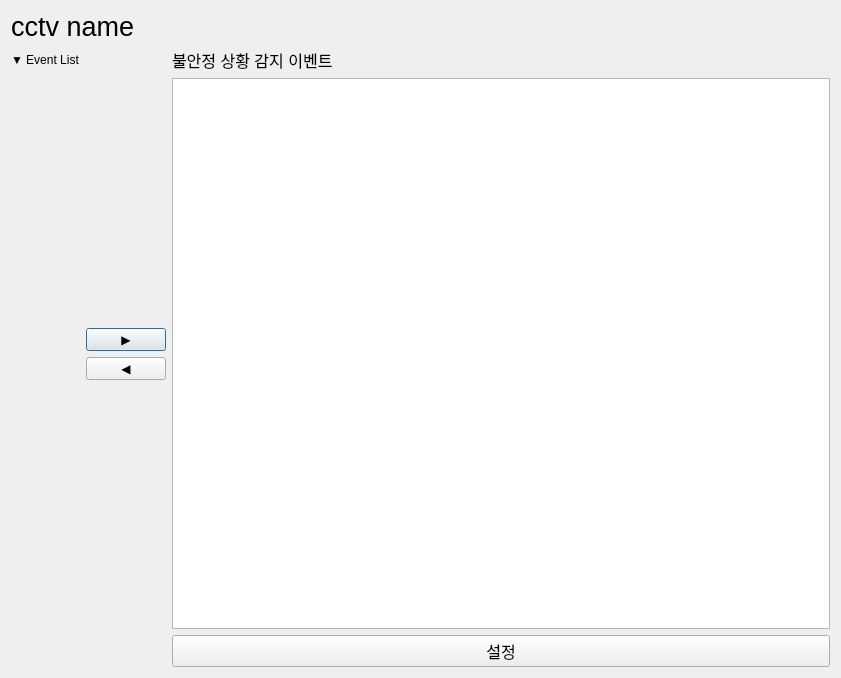
<?xml version="1.0" encoding="UTF-8"?>
<ui version="4.0">
 <class>Dialog</class>
 <widget class="QDialog" name="Dialog">
  <property name="geometry">
   <rect>
    <x>0</x>
    <y>0</y>
    <width>841</width>
    <height>678</height>
   </rect>
  </property>
  <property name="windowTitle">
   <string>Dialog</string>
  </property>
  <layout class="QGridLayout" name="gridLayout_3">
   <item row="0" column="0">
    <layout class="QGridLayout" name="gridLayout">
     <item row="1" column="0">
      <layout class="QVBoxLayout" name="verticalLayout">
       <item>
        <widget class="QLabel" name="label_cctvname">
         <property name="font">
          <font>
           <pointsize>20</pointsize>
          </font>
         </property>
         <property name="text">
          <string>cctv name</string>
         </property>
        </widget>
       </item>
       <item>
        <layout class="QVBoxLayout" name="verticalLayout_2">
         <item>
          <layout class="QGridLayout" name="gridLayout_2">
           <item row="1" column="2">
            <widget class="QListWidget" name="listwidget_set_event_list"/>
           </item>
           <item row="1" column="1">
            <layout class="QVBoxLayout" name="verticalLayout_6">
             <item>
              <spacer name="verticalSpacer_2">
               <property name="orientation">
                <enum>Qt::Orientation::Vertical</enum>
               </property>
               <property name="sizeHint" stdset="0">
                <size>
                 <width>20</width>
                 <height>40</height>
                </size>
               </property>
              </spacer>
             </item>
             <item>
              <widget class="QPushButton" name="button_add_event">
               <property name="text">
                <string>▶</string>
               </property>
              </widget>
             </item>
             <item>
              <widget class="QPushButton" name="button_cancel_event">
               <property name="text">
                <string>◀</string>
               </property>
              </widget>
             </item>
             <item>
              <spacer name="verticalSpacer">
               <property name="orientation">
                <enum>Qt::Orientation::Vertical</enum>
               </property>
               <property name="sizeHint" stdset="0">
                <size>
                 <width>20</width>
                 <height>40</height>
                </size>
               </property>
              </spacer>
             </item>
            </layout>
           </item>
           <item row="0" column="0">
            <widget class="QLabel" name="label_event">
             <property name="font">
              <font>
               <underline>false</underline>
              </font>
             </property>
             <property name="text">
              <string>▼ Event List</string>
             </property>
            </widget>
           </item>
           <item row="0" column="2">
            <widget class="QLabel" name="label_US">
             <property name="font">
              <font>
               <pointsize>12</pointsize>
               <bold>false</bold>
              </font>
             </property>
             <property name="text">
              <string>불안정 상황 감지 이벤트</string>
             </property>
            </widget>
           </item>
           <item row="2" column="2">
            <widget class="QPushButton" name="button_ok">
             <property name="font">
              <font>
               <family>한컴산뜻돋움</family>
               <pointsize>12</pointsize>
              </font>
             </property>
             <property name="text">
              <string>설정</string>
             </property>
            </widget>
           </item>
           <item row="1" column="0">
            <widget class="QWidget" name="event_list_widget" native="true"/>
           </item>
          </layout>
         </item>
        </layout>
       </item>
      </layout>
     </item>
    </layout>
   </item>
  </layout>
 </widget>
 <resources/>
 <connections/>
</ui>
